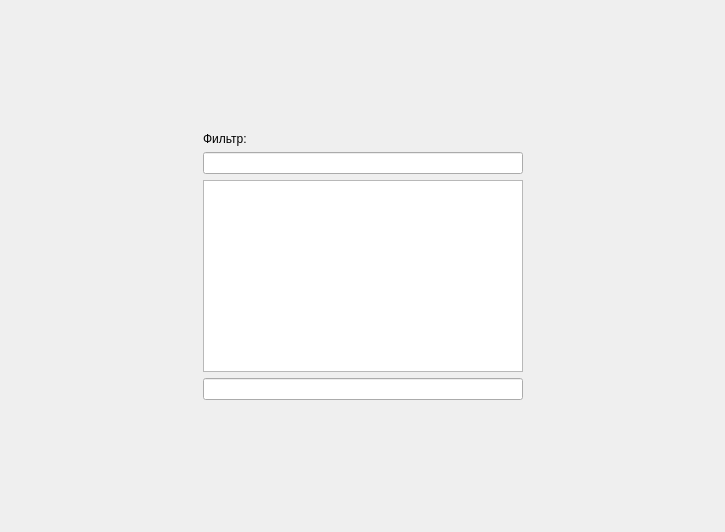
<?xml version="1.0" encoding="UTF-8"?>
<ui version="4.0">
 <class>CompareSelectTablePage</class>
 <widget class="QWizardPage" name="CompareSelectTablePage">
  <property name="geometry">
   <rect>
    <x>0</x>
    <y>0</y>
    <width>725</width>
    <height>532</height>
   </rect>
  </property>
  <property name="windowTitle">
   <string>WizardPage</string>
  </property>
  <layout class="QVBoxLayout" name="verticalLayout_2">
   <item>
    <spacer name="verticalSpacer_2">
     <property name="orientation">
      <enum>Qt::Vertical</enum>
     </property>
     <property name="sizeHint" stdset="0">
      <size>
       <width>20</width>
       <height>115</height>
      </size>
     </property>
    </spacer>
   </item>
   <item>
    <layout class="QHBoxLayout" name="horizontalLayout">
     <item>
      <spacer name="horizontalSpacer_2">
       <property name="orientation">
        <enum>Qt::Horizontal</enum>
       </property>
       <property name="sizeHint" stdset="0">
        <size>
         <width>40</width>
         <height>20</height>
        </size>
       </property>
      </spacer>
     </item>
     <item>
      <layout class="QVBoxLayout" name="verticalLayout">
       <item>
        <widget class="QLabel" name="label">
         <property name="text">
          <string>Фильтр:</string>
         </property>
        </widget>
       </item>
       <item>
        <widget class="QLineEdit" name="lineEdit"/>
       </item>
       <item>
        <widget class="QListView" name="listView">
         <property name="minimumSize">
          <size>
           <width>320</width>
           <height>0</height>
          </size>
         </property>
        </widget>
       </item>
       <item>
        <widget class="QLineEdit" name="tableEdit"/>
       </item>
      </layout>
     </item>
     <item>
      <spacer name="horizontalSpacer">
       <property name="orientation">
        <enum>Qt::Horizontal</enum>
       </property>
       <property name="sizeHint" stdset="0">
        <size>
         <width>40</width>
         <height>20</height>
        </size>
       </property>
      </spacer>
     </item>
    </layout>
   </item>
   <item>
    <spacer name="verticalSpacer">
     <property name="orientation">
      <enum>Qt::Vertical</enum>
     </property>
     <property name="sizeHint" stdset="0">
      <size>
       <width>20</width>
       <height>114</height>
      </size>
     </property>
    </spacer>
   </item>
  </layout>
 </widget>
 <resources/>
 <connections/>
</ui>
